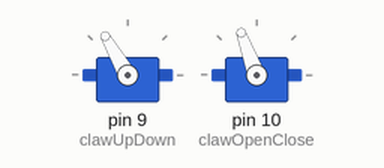
A sketch run on a simulated Arduino Uno, built with avr-gcc and run on an emulated ATmega328P. Shown: 2 × servo.

Above: at 1.05 s.
At 5.0 s:
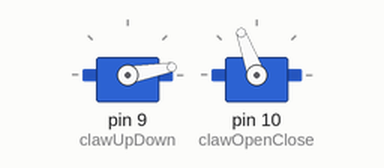
Timing chart, 0 to 6.2 s (numbered marks = the images above):
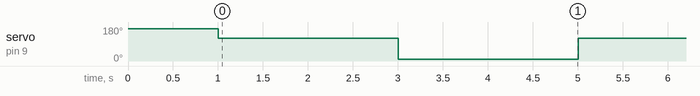

The sketch:

claw.ino
```cpp
#include <Servo.h>

Servo clawUpDown;   // Servo 2 - D9
Servo clawOpenClose; // Servo 1 - D10

void setup() {

  // Attach servos
  clawUpDown.attach(9);       // Servo 2 - 180 degree
  clawOpenClose.attach(10);   // Servo 1 - 360 degree

  // Put both servos in starting positions
  clawUpDown.write(170);       // Middle position
  clawOpenClose.write(110);    // Stop 360° servo

  delay(1000);
}

void loop() {

  // =================================
  // 1. MOVE CLAW DOWN
  // =================================

  clawUpDown.write(120);
  delay(1000);

  // Stop at position
  clawUpDown.write(120);
  delay(1000);


  // =================================
  // 2. MOVE CLAW UP
  // =================================

  clawUpDown.write(10);
  delay(1000);

  // Stop at position
  clawUpDown.write(10);
  delay(1000);


  // =================================
  // 3. OPEN CLAW
  // =================================

  // clawOpenClose.write(80);   // Rotate one direction
  // delay(500);

  // clawOpenClose.write(80);    // STOP
  // delay(1000);


  // =================================
  // 4. CLOSE CLAW
  // =================================

  // clawOpenClose.write(60);    // Rotate opposite direction
  // delay(500);

  // clawOpenClose.write(60);    // STOP
  // delay(2000);
}
```

Measured:
- by itself, servo on pin 9 (clawUpDown): alternates 120° for 2.0 s and 10° for 2.0 s
